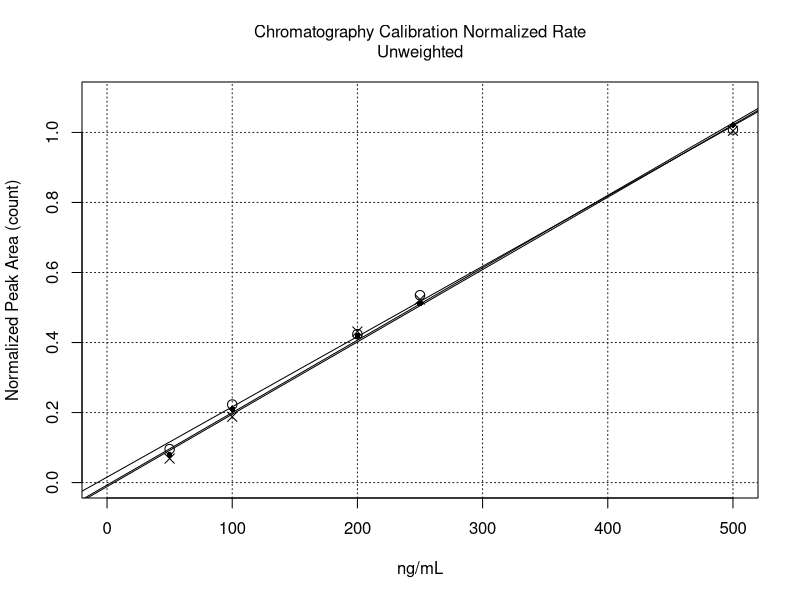

R code for this plot:
# Chromatogram Calibration Peak Rates Normalized.R
#   User functions called: none
# Author: Fred Lytle
# Last edit: 10/05/2022
rm(list=ls())

# user supplied input
# the choice 'var' was not provided due to the complex propagation of variance
weighted <- 'none' # choice: 'none','1/x^2'

# data obtained from "Chromatogram Peak Rates.R"
# summarized in "Chromatogram Peak Rates.docx"
#   and "Chromatogram Peak Rates d5.docx"
# Note: the avg-values are the average of four replicate normalized areas
conc <- c(50,100,200,250,500)
rt96 <- array(0,dim=c(5,4))
rt96[1,] <- c(8355.273,9169.481,8407.73,8977.846)
rt96[2,] <- c(21454.14,18679.04,20152.7,20625.71)
rt96[3,] <- c(38602.73,36674.27,39840.1,42479.37)
rt96[4,] <- c(43676.66,46874.77,47864.88,49746.92)
rt96[5,] <- c(92393.42,88087.61,91157.42,94763.41)
rt21 <- array(0,dim=c(5,4))
rt21[1,] <- c(7531.032,6230.405,6907.982,7951.981)
rt21[2,] <- c(19627.87,16659.93,18726.65,18774.93)
rt21[3,] <- c(35471.93,39182.34,38563.4,39976.3)
rt21[4,] <- c(44674.63,41978.58,43435.12,43242.93)
rt21[5,] <- c(91689.77,91968.16,90067.12,92077.86)
rt06 <- array(0,dim=c(5,4))
rt06[1,] <- c(5400.47,5865.36,5780.342,5533.517)
rt06[2,] <- c(16518.69,13619.18,16459.95,15380.95)
rt06[3,] <- c(34573.27,34487.68,34210.47,39023.74)
rt06[4,] <- c(41447.54,41758.53,39920.78,39742.96)
rt06[5,] <- c(86573.97,81025.41,81659.93,79084.91)
d5rt96 <- array(0,dim=c(5,4))
d5rt96[1,] <- c(87631.71,89990.39,88856.1,99384.03)
d5rt96[2,] <- c(97155.76,88638.97,84234.05,93212.8)
d5rt96[3,] <- c(89863.05,85058.3,90519.37,107529.7)
d5rt96[4,] <- c(85919.64,86161.59,87753.2,91678.37)
d5rt96[5,] <- c(93273.66,92104.23,86211.57,92154.88)
d5rt21 <- array(0,dim=c(5,4))
d5rt21[1,] <- c(88809.52,89640.09,91787.09,93846.48)
d5rt21[2,] <- c(92775.95,83910.93,82145.75,92800.53)
d5rt21[3,] <- c(86196.56,91527.69,87698.15,100829.5)
d5rt21[4,] <- c(82064.27,85379.64,84840.64,87241.02)
d5rt21[5,] <- c(91602.84,93933.39,84529.79,88520.79)
d5rt06 <- array(0,dim=c(5,4))
d5rt06[1,] <- c(77486.76,81300.86,83654.98,87347.94)
d5rt06[2,] <- c(82754.96,84107.72,77999.09,85704.37)
d5rt06[3,] <- c(78277.48,82358.7,84088.82,85107.73)
d5rt06[4,] <- c(77857.17,78437.02,77815.34,77340.78)
d5rt06[5,] <- c(82295.69,82932.47,77685.42,84291.87)
norm96 <- rt96/d5rt96
norm21 <- rt21/d5rt21
norm06 <- rt06/d5rt06
avg96 <- rowMeans(norm96)
avg21 <- rowMeans(norm21)
avg06 <- rowMeans(norm06)

# calculate the least-squares weights
if(weighted == 'none'){
  weights96 <- weights21 <- weights06 <- rep(1,length(conc))
}else{
  weights96 <- weights21 <- weights06 <- 1/conc^2
}

# generate the main graph
title <- 'Chromatography Calibration Normalized Rate'
if(weighted=='1/x^2'){title <- paste0(title,'\nWeighted (1/x)^2')
}else{
  title <- paste0(title,'\nUnweighted')
}
plot(conc,avg96,xlim=c(0,500),ylim=c(0,1.1),
     main=title,font.main=1,cex.main=1,
     xlab='ng/mL',ylab='Normalized Peak Area (count)',cex=1.25)
grid(col='gray10')
points(conc,avg21,pch=16,cex=0.75)
points(conc,avg06,pch=4,cex=1.25)

# perform the least-squares fits and obtain errors and covariance
fit96 <- lm(avg96 ~ conc,weights=weights96)
coef96 <- summary(fit96)$coef[,1]
error96 <- summary(fit96)$coef[,2]
cov96 <- summary(fit96)$cov[1,2]*summary(fit96)$sigma^2
fit21 <- lm(avg21 ~ conc,weights=weights21)
coef21 <- summary(fit21)$coef[,1]
error21 <- summary(fit21)$coef[,2]
cov21 <- summary(fit21)$cov[1,2]*summary(fit21)$sigma^2
fit06 <- lm(avg06 ~ conc,weights=weights06)
coef06 <- summary(fit06)$coef[,1]
error06 <- summary(fit06)$coef[,2]
cov06 <- summary(fit06)$cov[1,2]*summary(fit06)$sigma^2

# add regression lines to the main graph
abline(fit96)
abline(fit21)
abline(fit06)

# print the results
{
  cat(title,
      '\nDwell Time:\t\t  Value       Error        Covar',
      '\n\t96 Intercept:\t',coef96[1],'; ',error96[1],'; ',cov96,
      '\n\t96 Slope:\t',coef96[2],'; ',error96[2],
      '\n\t21 Intercept:\t',coef21[1],'; ',error21[1],'; ',cov21,
      '\n\t21 Slope:\t',coef21[2],'; ',error21[2],
      '\n\t06 Intercept:\t',coef06[1],'; ',error06[1],'; ',cov06,
      '\n\t06 Slope:\t',coef06[2],';  ',error06[2],'\n',sep='')
  
  cat('\nCount Slope Ratios:\t',
      c(coef96[2],coef21[2],coef06[2])/coef96[2])
}
